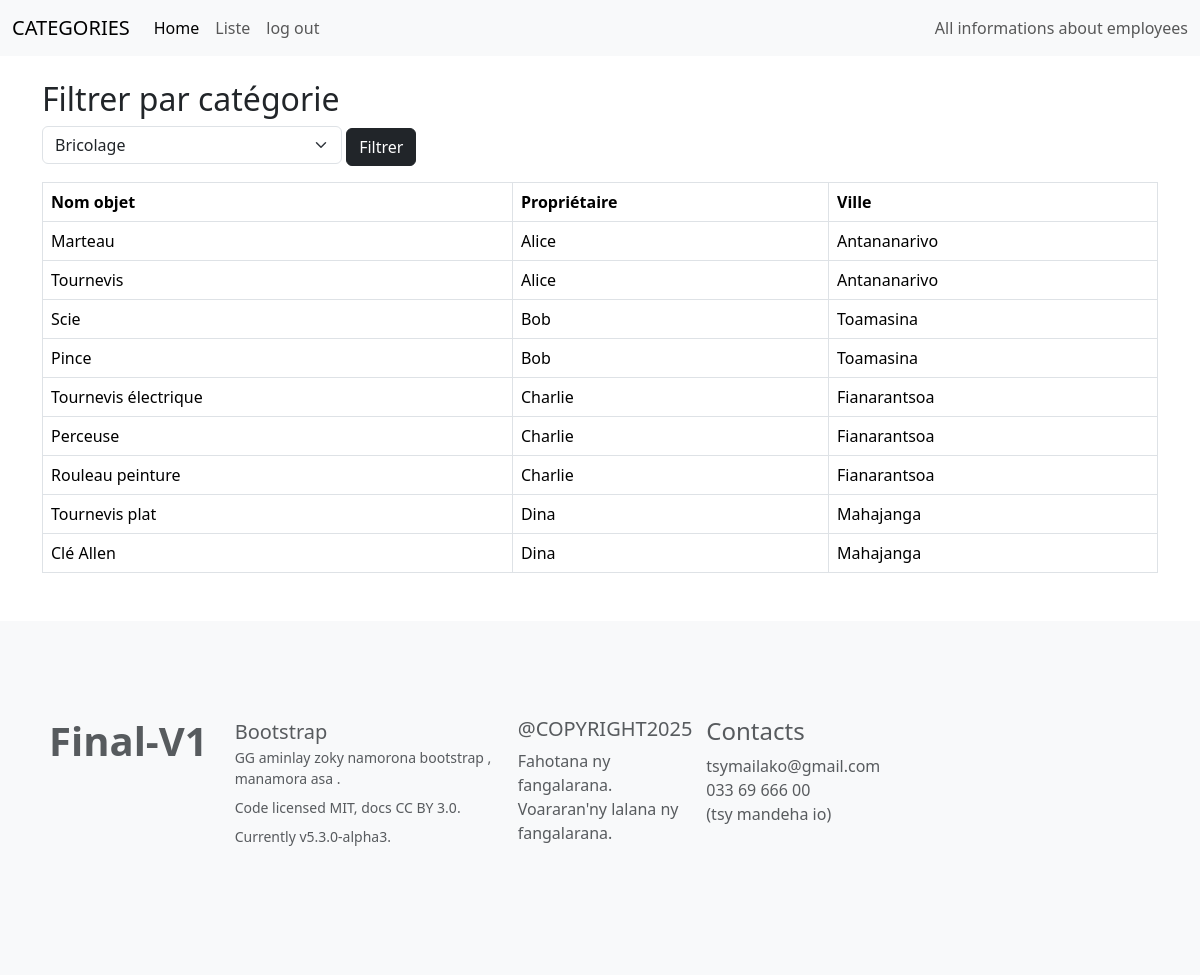
Page /pages/categorie.php?categorie=2 on the committed database.
### tables this page shows
CREATE TABLE V1_EXAM_objet (
    id_objet INT PRIMARY KEY AUTO_INCREMENT,
    nom_objet VARCHAR(100) NOT NULL,
    id_categorie INT NOT NULL,
    id_membre INT NOT NULL,
    FOREIGN KEY (id_categorie) REFERENCES V1_EXAM_categorie_objet(id_categorie) ON DELETE CASCADE,
    FOREIGN KEY (id_membre) REFERENCES V1_EXAM_membre(id_membre) ON DELETE CASCADE
);

CREATE TABLE V1_EXAM_membre (
    id_membre INT PRIMARY KEY AUTO_INCREMENT,
    nom VARCHAR(100) NOT NULL,
    date_naissance DATE NOT NULL,
    genre ENUM('Homme', 'Femme') NOT NULL,
    email VARCHAR(150) UNIQUE NOT NULL,
    ville VARCHAR(100),
    mdp VARCHAR(255) NOT NULL,
    image_profil VARCHAR(255)
);

### inc/connection.php (called while the page is built, shortened)
<?php
function dbconnect()
{
    static $connect = null;
    if ($connect === null) {
        $connect = mysqli_connect('localhost', 'ETU003964', 'jV8bPgbK', 'db_s2_ETU003964');
        mysqli_set_charset($connect, 'utf8mb4');
    }
    return $connect;
}
?>

### inc/fonction.php (called while the page is built, shortened)
<?php
require_once 'connection.php';
function getAllCategories() {
    $sql = "SELECT * FROM V1_EXAM_categorie_objet";
    $result = mysqli_query(dbconnect(), $sql);
    $data = [] ;
    if ($result) {
        while ($row = mysqli_fetch_assoc($result)) {
            $data[] = $row;
        }
    }
    return $data;
}
function getObjetsByCategorie($id_categorie) {
    $sql = "SELECT o.nom_objet, m.nom, m.ville
            FROM V1_EXAM_objet o
            JOIN V1_EXAM_membre m ON o.id_membre = m.id_membre
            WHERE o.id_categorie = " . intval($id_categorie);
    $result = mysqli_query(dbconnect(), $sql);
    $data = [] ;
    if ($result) {
        while ($row = mysqli_fetch_assoc($result)) {
            $data[] = $row;
        }
    }
    return $data;
}
?>

### pages/categorie.php (the view, shortened to what this page needs)
<?php
require_once('../inc/fonction.php');
include("../inc/header.php") ;
$categories = getAllCategories();
$selected = isset($_GET['categorie']) ? intval($_GET['categorie']) : 0;
$objets = $selected ? getObjetsByCategorie($selected) : [];
?>
<!DOCTYPE html>
<html lang="fr">
<head>
    <link rel="stylesheet" href="../assets/bootstrap/css/bootstrap.css">
</head>
<body>
<div class="container mt-4">
    <h2>Filtrer par catégorie</h2>
    <form method="get" class="mb-3">
        <select name="categorie" class="form-select" style="width:300px;display:inline-block;">
            <?php foreach ($categories as $cat): ?>
                <option value="<?= $cat['id_categorie'] ?>" <?= $selected == $cat['id_categorie'] ? 'selected' : '' ?>>
                    <?= htmlspecialchars($cat['nom_categorie']) ?>
                </option>
            <?php endforeach; ?>
        </select>
        <button type="submit" class="btn btn-dark">Filtrer</button>
    </form>
    <?php if ($selected && $objets): ?>
        <table class="table table-bordered">
            <thead>
                <tr>
                    <th>Nom objet</th>
                    <th>Propriétaire</th>
                    <th>Ville</th>
                </tr>
            </thead>
            <tbody>
            <?php foreach ($objets as $objet): ?>
                <tr>
                    <td><?= htmlspecialchars($objet['nom_objet']) ?></td>
                    <td><?= htmlspecialchars($objet['nom']) ?></td>
                    <td><?= htmlspecialchars($objet['ville']) ?></td>
                </tr>
            <?php endforeach; ?>
            </tbody>
        </table>
    <?php elseif ($selected): ?>
        <div class="alert alert-warning">Aucun objet dans cette catégorie.</div>
    <?php endif; ?>
</div>
</body>
</html>
<?php
include("../inc/footer.php") ;
?>

### rows in the picture
v1_exam_objet: nom_objet "Marteau", id_membre.nom "Alice", id_membre.ville "Antananarivo"
v1_exam_objet: nom_objet "Tournevis", id_membre.nom "Alice", id_membre.ville "Antananarivo"
v1_exam_objet: nom_objet "Scie", id_membre.nom "Bob", id_membre.ville "Toamasina"
v1_exam_objet: nom_objet "Pince", id_membre.nom "Bob", id_membre.ville "Toamasina"
v1_exam_objet: nom_objet "Tournevis électrique", id_membre.nom "Charlie", id_membre.ville "Fianarantsoa"
v1_exam_objet: nom_objet "Perceuse", id_membre.nom "Charlie", id_membre.ville "Fianarantsoa"
v1_exam_objet: nom_objet "Rouleau peinture", id_membre.nom "Charlie", id_membre.ville "Fianarantsoa"
v1_exam_objet: nom_objet "Tournevis plat", id_membre.nom "Dina", id_membre.ville "Mahajanga"
v1_exam_objet: nom_objet "Clé Allen", id_membre.nom "Dina", id_membre.ville "Mahajanga"

### other values in the picture
form field categorie "Bricolage"
